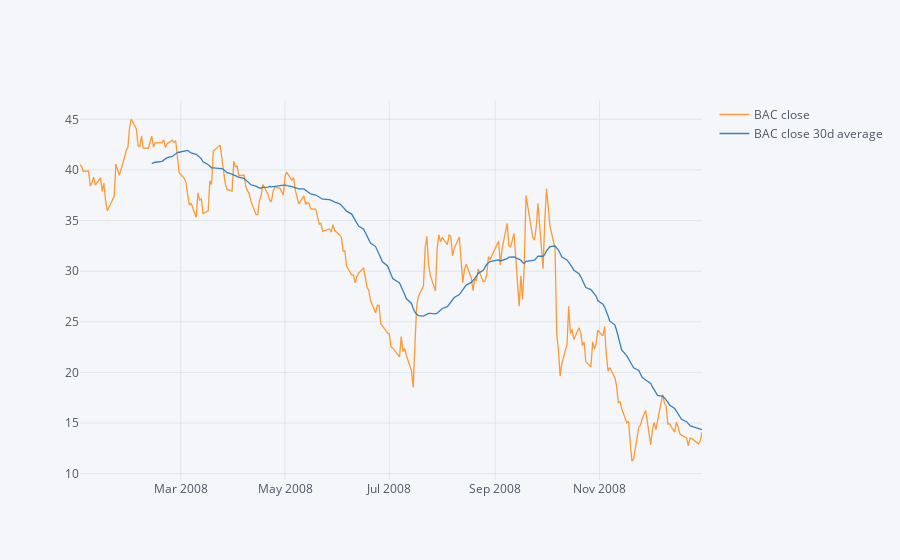

Notebook code for this chart:
### Code cell
BAC_2008.iplot(kind='line')

### Figure 1 — Plotly figure (JSON) as saved in the notebook; plotly's stock layout.template omitted (floating-point values rounded to 4 significant figures; data arrays with more than 128 entries replaced by an {"elided": "..."} marker saying what was removed)
{"data": [{"line": {"color": "rgba(255, 153, 51, 1.0)", "dash": "solid", "shape": "linear", "width": 1.3}, "mode": "lines", "name": "BAC close", "text": "", "type": "scatter", "x": {"elided": "253 str values"}, "y": {"elided": "253 float values"}}, {"line": {"color": "rgba(55, 128, 191, 1.0)", "dash": "solid", "shape": "linear", "width": 1.3}, "mode": "lines", "name": "BAC close 30d average", "text": "", "type": "scatter", "x": {"elided": "253 str values"}, "y": {"elided": "253 mixed values"}}], "layout": {"legend": {"bgcolor": "#F5F6F9", "font": {"color": "#4D5663"}}, "paper_bgcolor": "#F5F6F9", "plot_bgcolor": "#F5F6F9", "title": {"font": {"color": "#4D5663"}}, "xaxis": {"gridcolor": "#E1E5ED", "showgrid": true, "tickfont": {"color": "#4D5663"}, "title": {"font": {"color": "#4D5663"}, "text": ""}, "zerolinecolor": "#E1E5ED"}, "yaxis": {"gridcolor": "#E1E5ED", "showgrid": true, "tickfont": {"color": "#4D5663"}, "title": {"font": {"color": "#4D5663"}, "text": ""}, "zerolinecolor": "#E1E5ED"}}}
